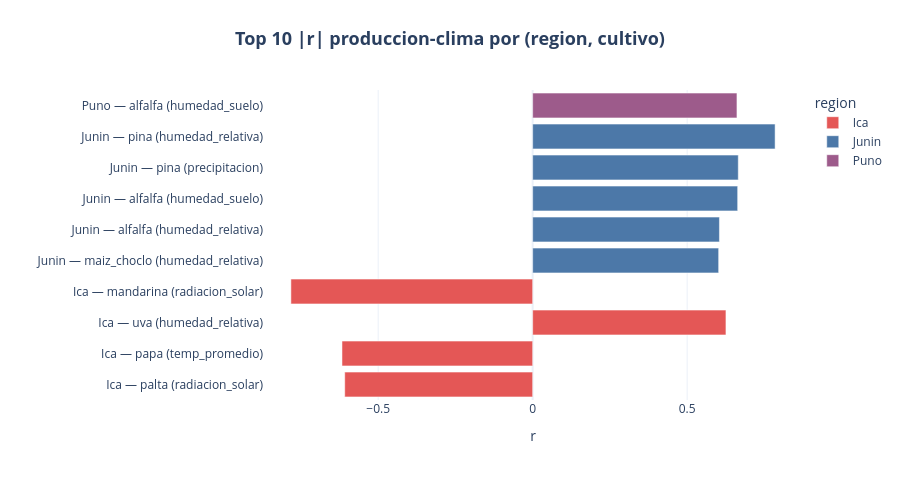

The code cell stored with this chart in its notebook:
### Markdown cell above
## 6. Correlaciones exploratorias (Pearson) — por cultivo

Mismo análisis que la sección anterior, pero a granularidad cultivo × mes (`dataset_integrado.csv`). Cultivos del mismo piso comparten clima idéntico, así que diferencias entre cultivos de una misma región reflejan sobre todo calendarios de cosecha distintos, no sensibilidades climáticas independientes.

### Code cell
rows = []
for (region, cultivo), g in df_cultivo.groupby(["region", "cultivo"]):
    sub = g.dropna(subset=["produccion_ton"] + CLIMA_EDA)
    if len(sub) < 12:
        continue
    for var in CLIMA_EDA:
        r, p = stats.pearsonr(sub["produccion_ton"], sub[var])
        rows.append({
            "region": region, "cultivo": cultivo, "variable_clima": var,
            "n": len(sub), "r": r, "p_valor": p,
        })

corr_cultivo = pd.DataFrame(rows)
corr_cultivo.to_csv(RUTA_OUTPUT / "eda_correlaciones_por_cultivo.csv", index=False, encoding="utf-8-sig")

top10 = corr_cultivo.reindex(corr_cultivo["r"].abs().sort_values(ascending=False).index).head(10).iloc[::-1]
top10["etiqueta"] = top10["region"] + " — " + top10["cultivo"] + " (" + top10["variable_clima"] + ")"

fig = px.bar(
    top10, x="r", y="etiqueta", color="region", orientation="h",
    color_discrete_map=REGION_COLORS, category_orders={"region": REGION_ORDER},
    labels={"etiqueta": ""},
)
fig.update_layout(
    title=titulo_centrado("Top 10 |r| produccion-clima por (region, cultivo)"),
    margin=dict(l=20, t=90), height=480,
)
guardar(fig, "eda_cultivo_top_correlaciones")
fig.show()

### Figure 1 — Plotly figure (JSON) as saved in the notebook; plotly's stock layout.template omitted (floating-point values rounded to 4 significant figures)
{"data": [{"hovertemplate": "region=Ica<br>r=%{x}<br>=%{y}<extra></extra>", "legendgroup": "Ica", "marker": {"color": "#E45756", "pattern": {"shape": ""}}, "name": "Ica", "orientation": "h", "showlegend": true, "textposition": "auto", "type": "bar", "x": [-0.6083, -0.6171, 0.6255, -0.7825], "xaxis": "x", "y": ["Ica — palta (radiacion_solar)", "Ica — papa (temp_promedio)", "Ica — uva (humedad_relativa)", "Ica — mandarina (radiacion_solar)"], "yaxis": "y"}, {"hovertemplate": "region=Junin<br>r=%{x}<br>=%{y}<extra></extra>", "legendgroup": "Junin", "marker": {"color": "#4C78A8", "pattern": {"shape": ""}}, "name": "Junin", "orientation": "h", "showlegend": true, "textposition": "auto", "type": "bar", "x": [0.6019, 0.6044, 0.6635, 0.6654, 0.7846], "xaxis": "x", "y": ["Junin — maiz_choclo (humedad_relativa)", "Junin — alfalfa (humedad_relativa)", "Junin — alfalfa (humedad_suelo)", "Junin — pina (precipitacion)", "Junin — pina (humedad_relativa)"], "yaxis": "y"}, {"hovertemplate": "region=Puno<br>r=%{x}<br>=%{y}<extra></extra>", "legendgroup": "Puno", "marker": {"color": "#9D5B8B", "pattern": {"shape": ""}}, "name": "Puno", "orientation": "h", "showlegend": true, "textposition": "auto", "type": "bar", "x": [0.6611], "xaxis": "x", "y": ["Puno — alfalfa (humedad_suelo)"], "yaxis": "y"}], "layout": {"barmode": "relative", "height": 480, "legend": {"title": {"text": "region"}, "tracegroupgap": 0}, "margin": {"l": 20, "t": 90}, "title": {"font": {"size": 18}, "text": "<b>Top 10 |r| produccion-clima por (region, cultivo)</b>", "x": 0.5, "xanchor": "center"}, "xaxis": {"anchor": "y", "domain": [0.0, 1.0], "title": {"text": "r"}}, "yaxis": {"anchor": "x", "domain": [0.0, 1.0], "title": {"text": ""}}}}
